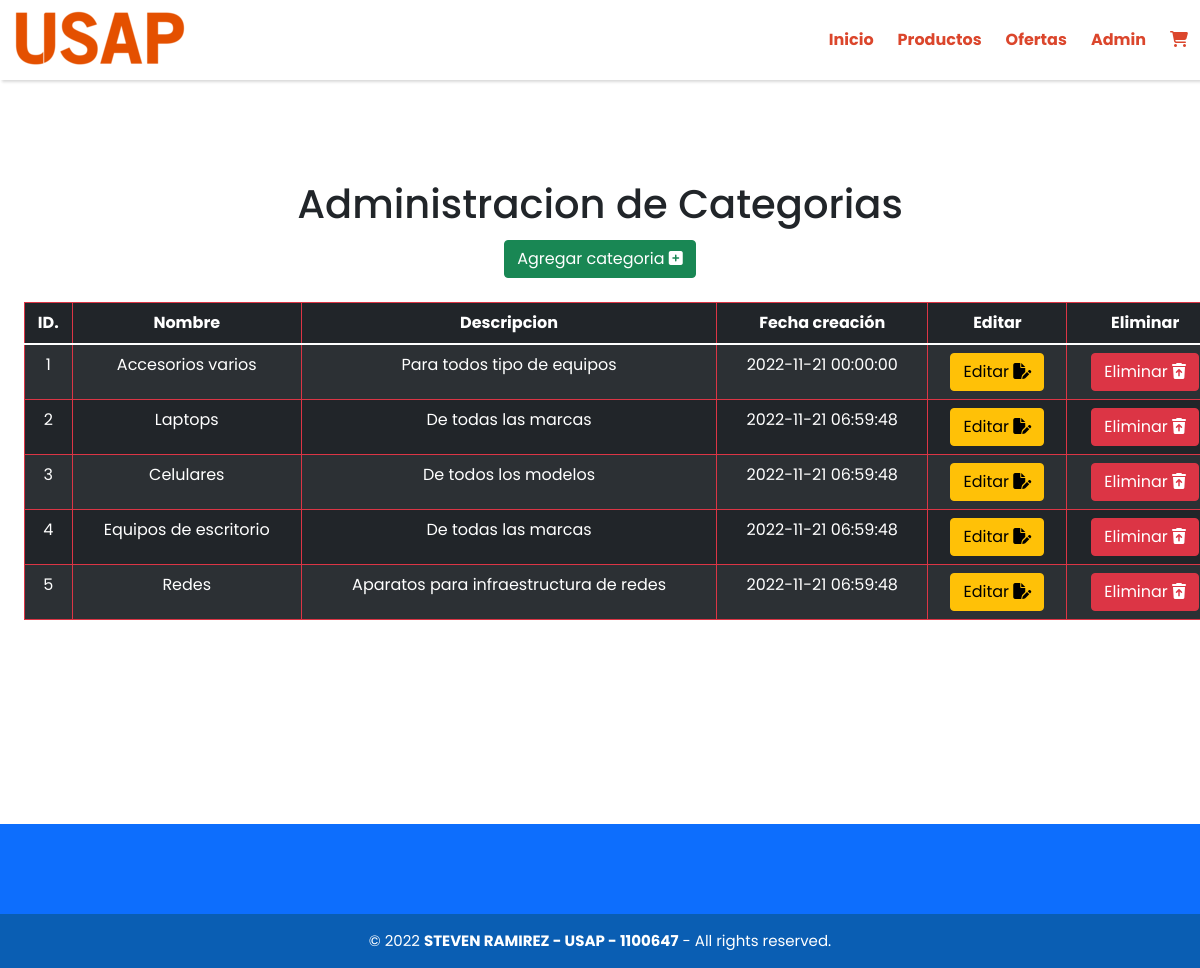
/index.php?modulo=admin_categorias, run on the app's committed database.
### tables this page shows
CREATE TABLE `categorias` (
  `idcategoria` int(11) NOT NULL,
  `nombre_categoria` varchar(100) NOT NULL,
  `descripcion` varchar(150) NOT NULL,
  `fecha_creacion` datetime NOT NULL
);

### index.php (called while the page is built, shortened)
<?php
require 'app/index.php';
?>

### modulos/admin_categorias.php (the view, shortened to what this page needs)
<?php
  global $mysqli;
?>
<div class ="administracion_productos table-responsive text-center">
  <h1>Administracion de Categorias</h1>
  <a href="?modulo=crear_categoria">
    <button type="button" class="btn btn-success mt-1" id="button_crear">
      Agregar categoria
      <i class="fa-solid fa-square-plus"></i></button>
  </a>
  <table class="table table table-dark table-bordered border-danger table-striped table-responsive m-4">
    <thead>
      <tr>
        <th scope="col">ID.</th>
        <th scope="col">Nombre</th>
        <th scope="col">Descripcion</th>
        <th scope="col">Fecha creación</th>
        <th scope="col">Editar</th>
        <th scope="col">Eliminar</th>
      </tr>
    </thead>
    <tbody>
      <?php
      $strsql = "SELECT `idcategoria`, `nombre_categoria`, `descripcion`, `fecha_creacion` FROM `categorias` ORDER BY idcategoria";
      if ($stmt = $mysqli->prepare($strsql)) {
        $stmt->execute();
        $stmt->store_result();
        if ($stmt->num_rows > 0) {
          $stmt->bind_result($idcategoria, $nombre_categoria, $descripcion, $fecha_creacion);
          while ($stmt->fetch()) {
          ?>
          <tr id="<?php echo $idcategoria ?>">
            <td><?php echo $idcategoria?></td>
            <td><?php echo $nombre_categoria ?></td>
            <td><?php echo $descripcion?></td>
            <td><?php echo $fecha_creacion ?></td>
            <td><a href="?modulo=actualizar_categoria&id_categoria=<?php echo $idcategoria?>" class="btn btn-warning">Editar <i class="fa-solid fa-file-pen"></i></a></td>
            <td><a href="javascript:eliminar(<?php echo $idcategoria ?>)" class="btn btn-danger">Eliminar <i class="fa-solid fa-trash-arrow-up"></i></a></td>
          </tr>
          <?php
          }
        } else {
          echo "No hay registros";
      }
      } else {
        echo "No se pudo preparar la consuta";
      }
      ?>
    </tbody>
  </table>
</div>

### app/css/estilo.css (style rules this page uses)
* { margin: 0; padding: 0; box-sizing: border-box; font-family: "Poppins", sans-serif; }
:root { --white: #ffffff; --black: #000000; --white_opaco: #fafafa; --background_color: #282828; --gris-letras: #48525c; --azul: #0563bb; --azul--claro: #0d6efd; --azul--oscuro: #0a141d; --naranja: #db462c; }
body { background-color: var(--azul); }
.administracion_productos { margin-top: 100px; width: 100%; max-width: 1368px; margin: 180px auto; }
.administracion_productos h1 { text-align: center; font-size: 40px; }

### data on the page
categorias: idcategoria "1", nombre_categoria "Accesorios varios", descripcion "Para todos tipo de equipos", fecha_creacion "2022-11-21 00:00:00"
categorias: idcategoria "2", nombre_categoria "Laptops", descripcion "De todas las marcas", fecha_creacion "2022-11-21 06:59:48"
categorias: idcategoria "3", nombre_categoria "Celulares", descripcion "De todos los modelos", fecha_creacion "2022-11-21 06:59:48"
categorias: idcategoria "4", nombre_categoria "Equipos de escritorio", descripcion "De todas las marcas", fecha_creacion "2022-11-21 06:59:48"
categorias: idcategoria "5", nombre_categoria "Redes", descripcion "Aparatos para infraestructura de redes", fecha_creacion "2022-11-21 06:59:48"
